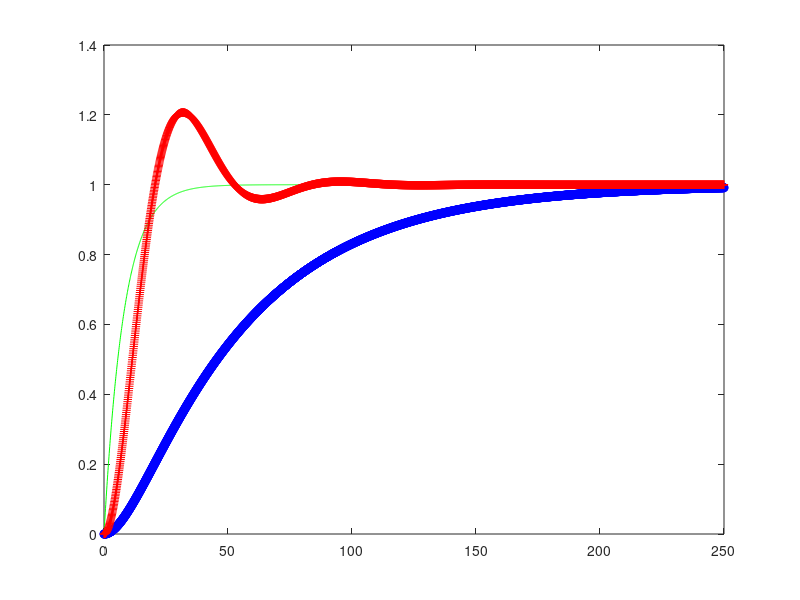

Reproduce this figure in MATLAB.
% Author: Marco Bonvini
% Date: 15/06/2011
%
% Here you can try the parameters obtained with GenOPT
% just replace with the values computed by the optimization procedure

% S-Laplace operator
s = tf('s');

% parameters of the simulation
Tstep = 0.1;
Tstart = 0;
Tstop = 250;
time = Tstart:Tstep:Tstop;
% parameters of the cost function
C_w = diag(0.5:-(0.5-0.01)/2500:0.01);
Q = diag(10:-(10-1)/2500:1);
% parameters of the process to be controlled
T1 = 10;
T2 = 50;
% reference trajectory (desired one)
y_ref = 1 - exp(-time/8);

% parameters computed with GenOpt -- TO BE SUBSTITUTED --
Ti = 49.29;
K = 6.13;

% process, controller, Closed-Loop transfer functions 
P = 1/(1+s*T1)/(1+s*T2);
PI = K*(1+s*Ti)/(s*Ti);
L = P*PI;

% Step response of the closed loop control system
[Y T] = step(L/(1+L),time);

[Y_P T] = step(P,time);

% computing the cost function associated
cost = (y_ref-Y')*Q*(y_ref-Y')' + (Y'*C_w*Y);

% Plot the reference trajectory and the obtained one
% the green one is the desired, the red one is the one obtained with the controller action
plot(time,y_ref,'g',time,Y_P,'ob',time,Y,'+r')
%plot(time,y_ref,'g',time,Y_P,'ob')
